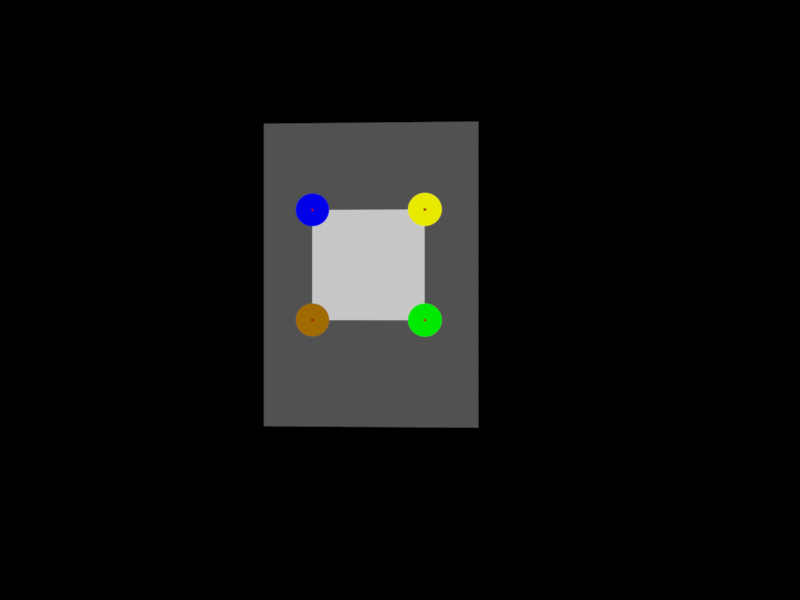
#> input picture q1/frames/padrao0001.png, 800 x 600 px; its folder holds only this picture in this run
$ jupyter execute --allow-errors Q1.ipynb   (shell and % lines are left out)
#> lines starting #> are read from the running program, lines starting #| are printed output that depends on the picture; after the words box and inside, x2 and y2 are one past the last pixel; in counts of white or black regions, pixels touching at a corner belong together
# Q1 - Enunciado

O padrão a seguir foi impresso numa folha. Alguém segurou este padrão em frente ao computador com a folha paralela à tela a uma distância de 1 m e obteve a imagem que está no arquivo [`q1\padrao_1m.png`](./padrao_1m.png), que também pode ser vista abaixo

**Padrão original**

</img>

**Imagem obtida com a câmera a $1m$ de distância**

As distâncias presentes no padrão são as seguintes:

</img>

Lembre-se ainda do modelo *pinhole* de câmera:

</img>

O vídeo necessário para o trabalho se chama [padrao.mp4 e está disponível na pasta](./padrao.mp4).

#### O que você deve fazer:

Dadas as informações fornecidas um programa que imprime a distância D entre a folha e a câmera a cada frame.

Deixe clara qual medida você está fazendo no padrão e qual a fórmula encontrada para D.

Se você realizou alguma medida manual, anote.

#### Orientações

Execute o programa `q1/q1.py`. Este exercício **não precisa** de ROS

Você vai notar que este programa roda o vídeo ``padrao.mp4`.

#### O que você deve fazer:

|Resultado| Conceito|
|---|---|
| Não executa e nem explica nada | 0 |
| Explique quais valores do modelo pinhole são necessários e os calcula| 0.75|
| Segmenta cores para alcançar objetivos  | 1.5 |
| Vai um nível além das cores, por exemplos com contornos, formas e distâncias | 2.3 |
| Imprime sempre corretamente a distância D | 3.3 |

Casos intermediários ou omissos da rubrica serão decididos pelo professor.

# Explicação da solução

[cell 1]
from __future__ import print_function, division

import cv2
import numpy as np
import imlib
import os
import os.path
import matplotlib.pyplot as plt
import q1
import imutils # pip install imutils
import math

print("Versao da Cv2 ", cv2.__version__)
import sys
print("Versao do Python", sys.version)
# print("Diretório de trabalho: ", os.getcwd()) # Descomente para verificar onde está trabalhando

[cell 2]
def multiplot(imgs, legenda):
    """ Função que plota n imagens BGR em linha"""
    fig, axes = plt.subplots(1,len(imgs), figsize=(26,5))
    fig.suptitle(legenda)
    if len(imgs)==1: # Peculiaridade do subplot. Não é relevante para a questão
        ax = axes
        ax.imshow(cv2.cvtColor(imgs[0], cv2.COLOR_BGR2RGB))
        return
    for i in range(len(imgs)):
        axes[i].imshow(cv2.cvtColor(imgs[i], cv2.COLOR_BGR2RGB))

def multiplot_gray(imgs, legenda):
    """ Função que plota n imagens grayscale em linha"""
    fig, axes = plt.subplots(1,len(imgs), figsize=(26,5))
    fig.suptitle(legenda)
    if len(imgs)==1: # Peculiaridade do subplot. Não é relevante para a questão
        ax = axes
        ax.imshow(cv2.cvtColor(imgs[0],  vmin=0, vmax=255, cmap="Greys_r"))
        return
    for i in range(len(imgs)):
        axes[i].imshow(imgs[i], vmin=0, vmax=255, cmap="Greys_r")

### Desenvolvimento da solução

Vamos carregar alguns frames extraídos do filme para fazermos a análise

[cell 3]
names = "padrao0001.png padrao0485.png padrao0892.png padrao0005.png padrao0579.png padrao0893.png".split()
frames = [cv2.imread(os.path.join("frames",f)) for f in names]

#> (a cell that did not finish here is left out)

#> the loop in multiplot, `for i in range(len(imgs)):` made 2 passes

### Estratégia

Devemos medir alguma distância entre os círculos coloridos presentes na folha.

Esta medição será realizada em 2 momentos:
* Manualmente na imagem `padrao_1m` obtida a $1m$ de distância, para que seja possível calcular a distância focal $f$, que nunca muda
* Através de programação, rastreando círculos coloridos a cada frame

Lembremos da relação que pode ser extraída da imagem fornecida por semelhança de triângulos:

$\frac{D}{H} = \frac{f}{h}$

Portanto:

$f = \frac{D.h}{H}$

As medidas $H$ e $h$ devem ser feitas em algum segmento de reta que permanece paralelo ao plano da câmera.

Na imagem notamos que quem permanece paralelo ao plano da câmera são os segmentos azul-marrom ou amarelo-verde.

## Análise inicial

Em se tratando de um problema em que há possíveis objetos a rastrear que se constituem em cores primárias no modelo de cores RGB parece ser uma boa ideia explorar os componentes BGR num primeiro momento.

Canal B

#> (a cell that did not finish here is left out)

Canal G

No canal G tanto o amarelo quanto o verde têm destaque.

#> (a cell that did not finish here is left out)

Canal R

Notamos que na imagem do canal $R$ o círculo amarelo aparece com muito mais destaque que o resto da imagem. É portanto fácil de segmentar este círculo.

#> (a cell that did not finish here is left out)

###

### Combinações booleanas

Precisamos  de um círculo que esteja brilhante no canal G e não esteja no canal R. Basta traduzir estas lógica para uma expressão booleana.

Nota que em *Python* a operanção *AND* binária é o operador `&` e a negação binária é o operador `~`

#> (a cell that did not finish here is left out)

### Criação da função

[cell 9]
#Fonte para escritas da opencv
font = cv2.FONT_HERSHEY_COMPLEX_SMALL
#> font = 5


def crosshair(img, point, size, color):
    """ Desenha um crosshair centrado no point.
        point deve ser uma tupla (x,y)
        color é uma tupla R,G,B uint8
    """
    x,y = point
    cv2.line(img,(x - size,y),(x + size,y),color,2)
    cv2.line(img,(x,y - size),(x, y + size),color,2)

def texto(img, a, p, thick=1,sz=1 ):
    """Escreve na img RGB dada a string a na posição definida pela tupla p"""
    cv2.putText(img, str(a), p, font,sz,(0,50,100),thick,cv2.LINE_AA)


def center_of_contour(contorno):
    """ Retorna uma tupla (cx, cy) que desenha o centro do contorno"""
    M = cv2.moments(contorno)
    # Condição inicial
    if M["m00"] == 0:
        M["m00"] = 1
    # Usando a expressão do centróide definida em: https://en.wikipedia.org/wiki/Image_moment
    cX = int(M["m10"] / M["m00"])
    cY = int(M["m01"] / M["m00"])
    return (int(cX), int(cY))


def centro_maior_contorno(mask):
    """Retorna uma tupla com (x,y) do centro do maior contorno da imagem binária passada como entrada.
        Retorna também o contorno para plot
    """
    contornos, arvore = cv2.findContours(mask, cv2.RETR_TREE, cv2.CHAIN_APPROX_SIMPLE)
    maior = -1.0
    maior_c = None
    for c in contornos:
        a = cv2.contourArea(c) # área
        if a > maior:
            p = center_of_contour(c) # centro de massa
            maior = a
            maior_c = c
    return p,maior_c

def dist(p0, p1):
    """Retorna a distância entre duas tuplas (x,y)"""
    dx = p0[0] - p1[0]
    dy = p0[1] - p1[1]
    return math.sqrt(math.pow(dx,2) + math.pow(dy, 2))

def middle(p0, p1):
    p = p0
    t = p1
    return (int((p[0]+t[0])/2.0), int((p[1]+t[1])/2.0))

def processa(frame_bgr):
    """ Recebe um frame BGR e mede a distância em pixels entre os círculos verde e amarelo presentes na imagem"""

    # Isolating the yellow circle
    ret, y = cv2.threshold(frame_bgr[:,:,2], 230, 255, cv2.THRESH_BINARY) # Veja https://github.com/mirwox/revisao2020
    f = frame_bgr.copy()

    # isolating the green circle
    g_in = f[:,:,1]&(~f[:,:,2])
    ret,g = cv2.threshold(g_in, 230, 255, cv2.THRESH_BINARY)

    # creation of an image for display purposes
    or_img = y|g
    or_bgr = cv2.cvtColor(or_img, cv2.COLOR_GRAY2BGR)

    # Finding the contours
    centro_yellow,cont_yellow  = centro_maior_contorno(y)
    centro_green, cont_green = centro_maior_contorno(g)

    # Drawing the centers
    crosshair(or_bgr, centro_yellow, 5, (0,0,255))
    crosshair(or_bgr, centro_green, 5, (0,0,255))

    # Drawing contours
    cv2.drawContours(or_bgr, [cont_yellow], -1, [0, 255, 255], 2);
    cv2.drawContours(or_bgr, [cont_green], -1, [0, 255, 0], 2);

    # Drawing labels
    font = cv2.FONT_HERSHEY_SIMPLEX
    texto(or_bgr, "Amarelo", centro_yellow)
    texto(or_bgr, "Verde", centro_green)

    # Drawing a line between the 2 points
    cv2.line(or_bgr,centro_yellow,centro_green,(0,0,230), 1)

    # calculate measurements
    h = dist(centro_yellow,centro_green)
    texto(or_bgr, "h = {:2.1f}".format(h), middle(centro_yellow, centro_green))
    return or_bgr

### Imagens de testes

#> (a cell that did not finish here is left out)

### Obtenção de f

A altura $h$ quando a câmera está a uma distância conhecida do padrão pode ser medida manualmente usando os pixels.

Como já temos uma função que mostra a altura, vamos aproveitá-la para obter $h$ na situação de calibração:

[cell 11]
calibracao = cv2.imread("padrao_1m.png")
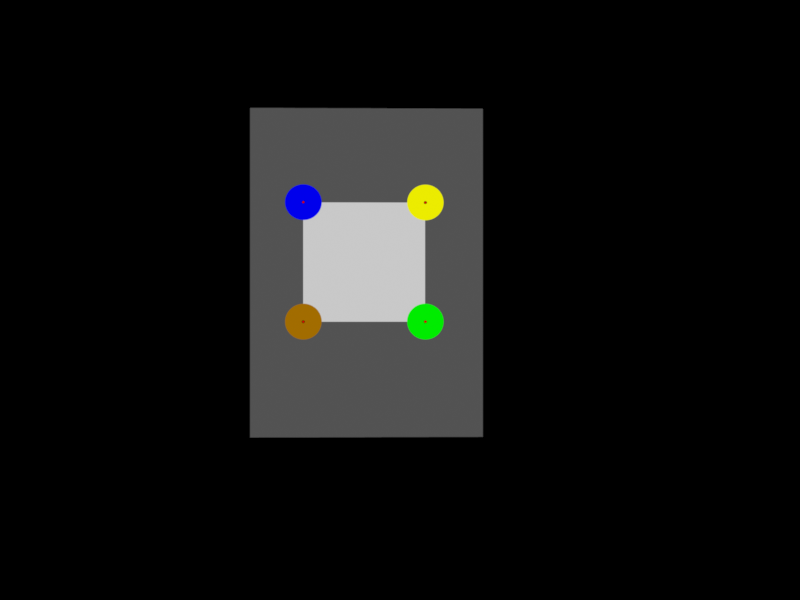
#> input picture q1/padrao_1m.png, 800 x 600 px
#> calibracao is the input picture: shape (600, 800, 3); mean B, G, R 16.3, 17.1, 16.7

[cell 12]
saida = processa(calibracao)
#> in processa (call 3), `ret, y = cv2.threshold(frame_bgr[:,:,2], 230, 255, cv2.THRESH_BINARY)`:
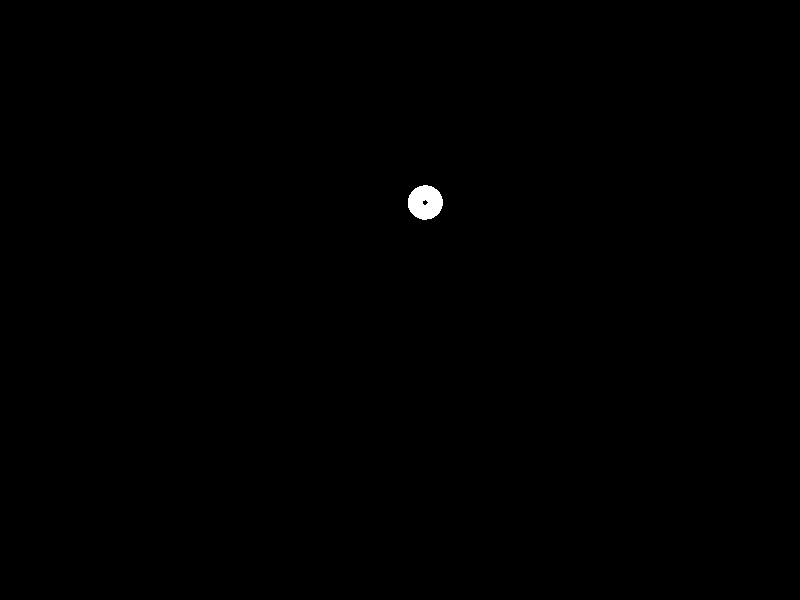
#> y: shape (600, 800); 0.19% white; 1 white region, box (x1, y1, x2, y2) and area: (408, 185, 443, 220) 933
#> in processa (call 3), `ret,g = cv2.threshold(g_in, 230, 255, cv2.THRESH_BINARY)`: g: shape (600, 800); 0.19% white; 1 white region, box (x1, y1, x2, y2) and area: (408, 305, 443, 339) 910
#> in processa (call 3), `or_img = y|g`:
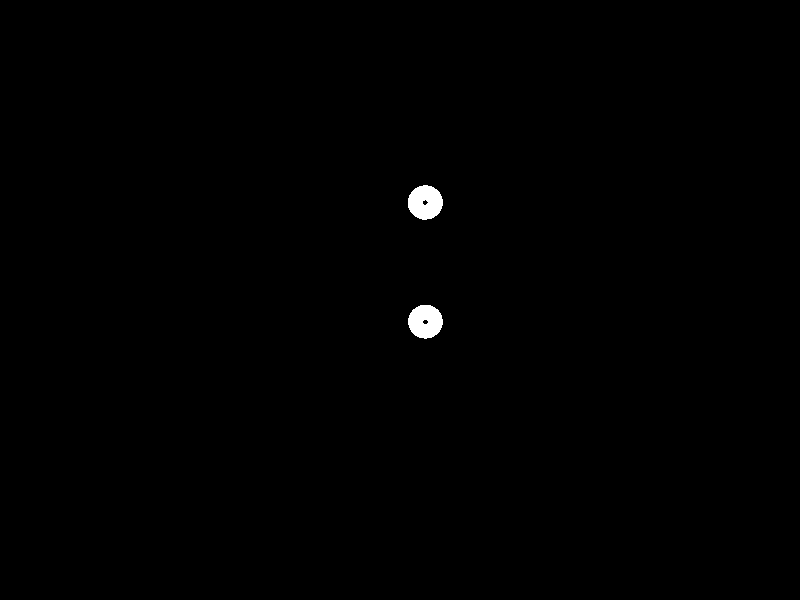
#> or_img: shape (600, 800); 0.38% white; 2 white regions, box (x1, y1, x2, y2) and area: (408, 185, 443, 220) 933, (408, 305, 443, 339) 910
#> in processa (call 3), `or_bgr = cv2.cvtColor(or_img, cv2.COLOR_GRAY2BGR)`: or_bgr: shape (600, 800, 3); 0.38% white; 2 white regions
#> in centro_maior_contorno (call 3), `contornos, arvore = cv2.findContours(mask, cv2.RETR_TREE, cv2.CHAIN_AP..`: contornos = 2 contours; box (x1, y1, x2, y2) and area: (408, 185, 443, 220) 900, (422, 199, 429, 206) 22
#> in processa (call 3), `centro_yellow,cont_yellow  = centro_maior_contorno(y)`: centro_yellow = (424, 202); cont_yellow = contour of 52 points, box (x1, y1, x2, y2) (408, 185, 443, 220), area 900
#> in centro_maior_contorno (call 4), `contornos, arvore = cv2.findContours(mask, cv2.RETR_TREE, cv2.CHAIN_AP..`: contornos = 2 contours; box (x1, y1, x2, y2) and area: (408, 305, 443, 339) 877, (422, 319, 429, 325) 22
#> in processa (call 3), `centro_green, cont_green = centro_maior_contorno(g)`: centro_green = (424, 321); cont_green = contour of 56 points, box (x1, y1, x2, y2) (408, 305, 443, 339), area 877
#> in crosshair (call 3), `cv2.line(img,(x,y - size),(x, y + size),color,2)`: img: shape (600, 800, 3); mean B, G, R 1, 1, 1
#> in crosshair (call 4), `cv2.line(img,(x - size,y),(x + size,y),color,2)`: img: shape (600, 800, 3); mean B, G, R 0.9, 0.9, 1
#> in crosshair (call 4), `cv2.line(img,(x,y - size),(x, y + size),color,2)`: img: shape (600, 800, 3); mean B, G, R 0.9, 0.9, 1
#> in processa (call 3), `cv2.drawContours(or_bgr, [cont_green], -1, [0, 255, 0], 2);`:
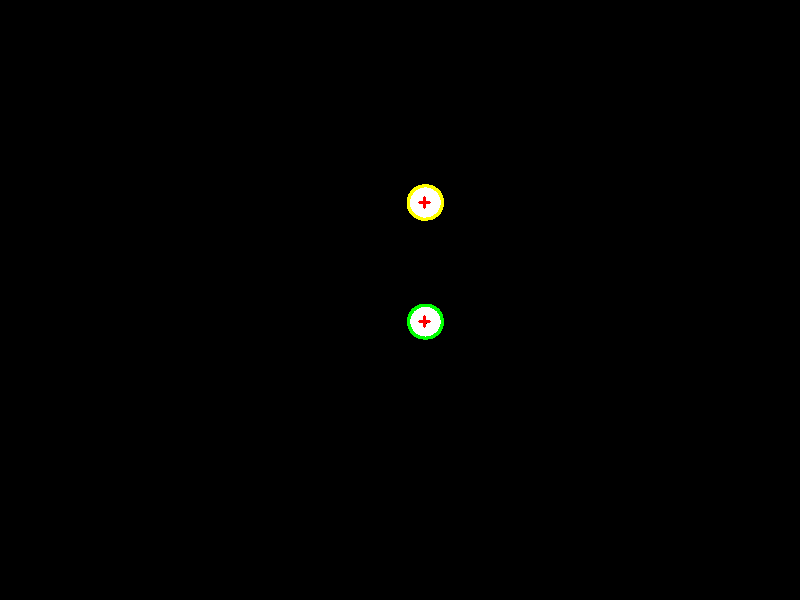
#> or_bgr: shape (600, 800, 3); mean B, G, R 0.7, 1.1, 1
#> in processa (call 3), `cv2.line(or_bgr,centro_yellow,centro_green,(0,0,230), 1)`: or_bgr: shape (600, 800, 3); mean B, G, R 0.6, 1.1, 1.1
#> in processa (call 3), `h = dist(centro_yellow,centro_green)`: h = 119
#> in texto (call 6), `cv2.putText(img, str(a), p, font,sz,(0,50,100),thick,cv2.LINE_AA)`:
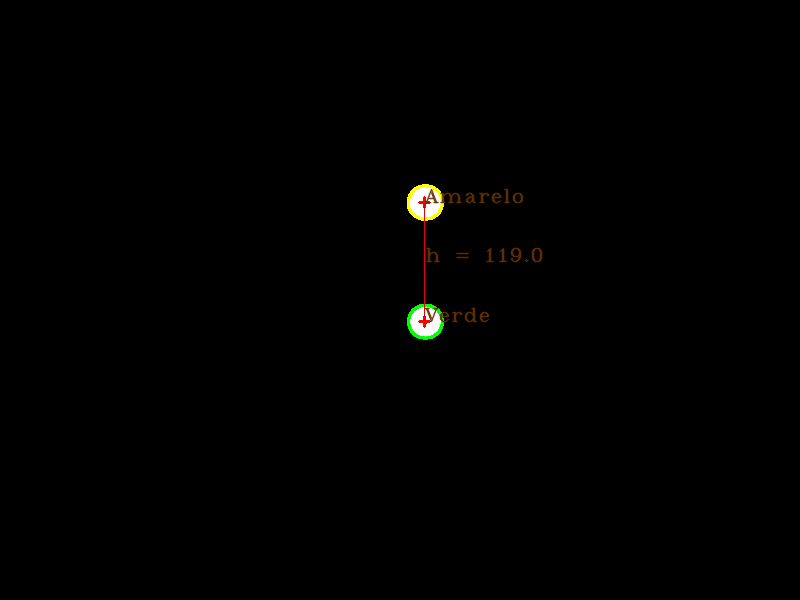
#> img: shape (600, 800, 3); mean B, G, R 0.6, 1.1, 1.1
plt.figure(figsize=(10,10))
plt.imshow(imutils.opencv2matplotlib(saida))
